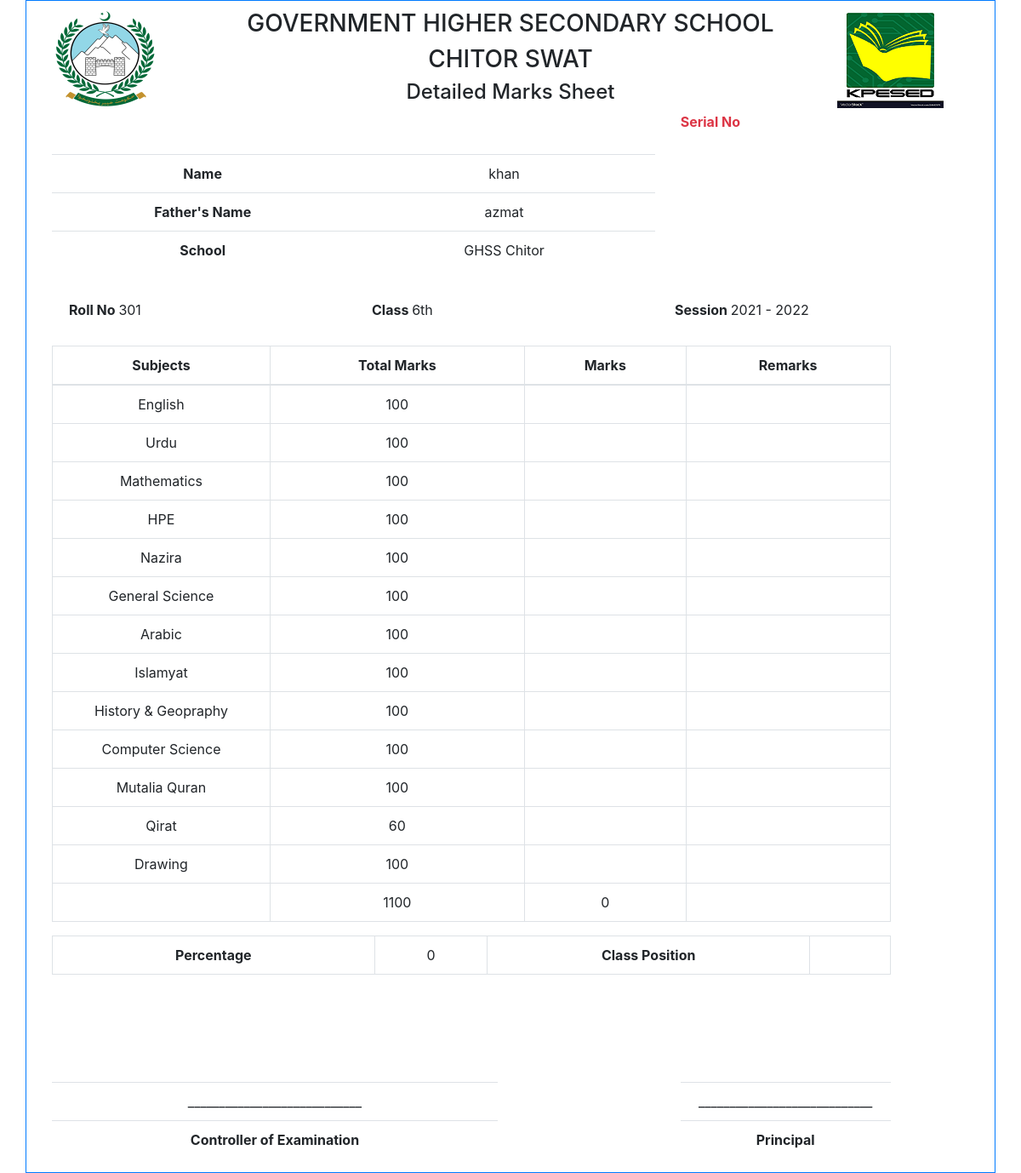
Before: /dmc_one.php?rollno=301 with the older database file.
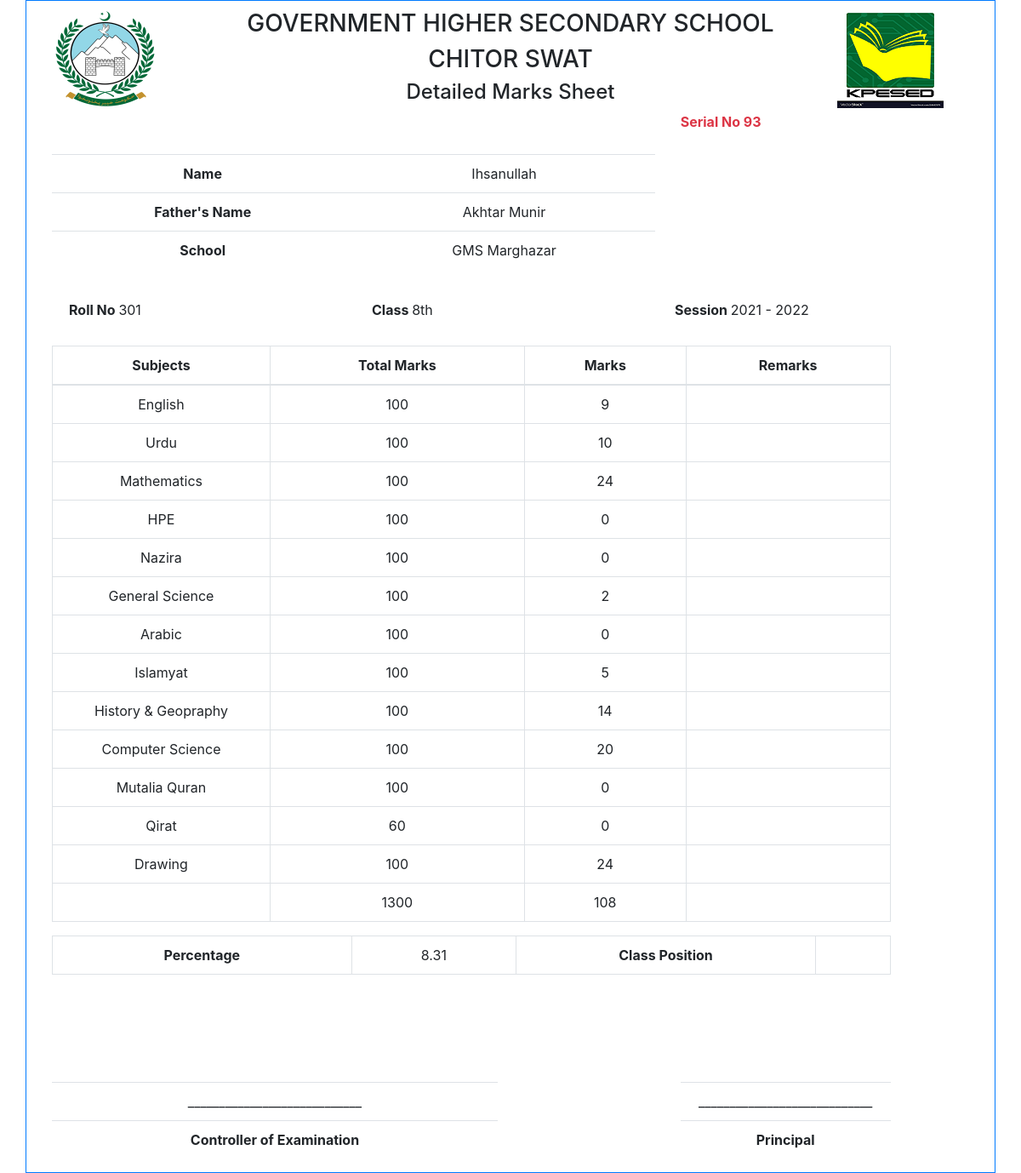
After: the same page with the newer database file.
### tables this page shows
CREATE TABLE IF NOT EXISTS `students_info` (
  `Roll_No` int(11) NOT NULL,
  `Name` varchar(100) NOT NULL,
  `FName` varchar(100) NOT NULL,
  `Dob` date DEFAULT NULL,
  `Mobile_No` varchar(12) NOT NULL DEFAULT '03',
  `Admission_Date` date DEFAULT NULL,
  `Admission_No` int(6) DEFAULT NULL,
  `Father_Cnic` varchar(13) DEFAULT NULL,
  `Student_Form_B` varchar(13) DEFAULT NULL,
  `School` varchar(200) NOT NULL DEFAULT 'GHSS CHITOR',
  `Class` enum('5th','6th A','6th B','7th','8th A','8th B','8th','10th A','10th B','9th A','9th B','6th','7th A','7th B','4th') NOT NULL,
  `Class_Position` varchar(20) DEFAULT NULL,
  `Status` int(11) NOT NULL DEFAULT '1',
  PRIMARY KEY (`Roll_No`)
);

CREATE TABLE IF NOT EXISTS `marks` (
  `Serial_No` int(11) NOT NULL AUTO_INCREMENT,
  `Roll_No` int(11) NOT NULL,
  `English_Marks` int(11) NOT NULL DEFAULT '0',
  `Urdu_Marks` int(11) NOT NULL DEFAULT '0',
  `Maths_Marks` int(11) NOT NULL DEFAULT '0',
  `Science_Marks` int(11) NOT NULL DEFAULT '0',
  `Hpe_Marks` int(11) NOT NULL DEFAULT '0',
  `Nazira_Marks` int(11) NOT NULL DEFAULT '0',
  `History_Marks` int(11) NOT NULL DEFAULT '0',
  `Drawing_Marks` int(11) NOT NULL DEFAULT '0',
  `Islamyat_Marks` int(11) NOT NULL DEFAULT '0',
  `Computer_Marks` int(11) NOT NULL DEFAULT '0',
  `Arabic_Marks` int(11) NOT NULL DEFAULT '0',
  `Mutalia_Marks` int(11) NOT NULL DEFAULT '0',
  `Qirat_Marks` int(11) NOT NULL DEFAULT '0',
  `Pashto_Marks` int(3) NOT NULL DEFAULT '0',
  `Social_Marks` int(3) NOT NULL DEFAULT '0',
  PRIMARY KEY (`Serial_No`),
  UNIQUE KEY `forign` (`Roll_No`)
);

### dmc_one.php (the view, shortened to what the changed rows need)
<?php
require_once('sand_box.php');
if (isset($_GET['rollno'])){
$link=connect();
$rollno=$_GET['rollno'];
$q="SELECT * FROM students_info WHERE Roll_No=".$rollno;
$qr=mysqli_query($link,$q) or die('Error:'. mysqli_error($link));
$qra=mysqli_fetch_assoc($qr);
$Roll_No= $qra['Roll_No'];
$Name= $qra['Name'];
$Father_Name=$qra['FName'];
$Class_Name=$qra['Class'];
$School_Name=$qra['School'];
$Class_Position= $qra['Class_Position'];
$q2="SELECT * FROM marks WHERE Roll_No=".$Roll_No;
$qr2=mysqli_query($link,$q2);
$qra2=mysqli_fetch_assoc($qr2);
 $English_Marks= $qra2['English_Marks'];
 $Urdu_Marks= $qra2['Urdu_Marks'];
 $Maths_Marks= $qra2['Maths_Marks'];
 $Hpe_Marks= $qra2['Hpe_Marks'];
 $Nazira_Marks= $qra2['Nazira_Marks'];
 $Science_Marks= $qra2['Science_Marks'];
 $Arabic_Marks= $qra2['Arabic_Marks'];
 $Islamyat_Marks= $qra2['Islamyat_Marks'];
 $History_Marks= $qra2['History_Marks'];
 $Computer_Marks= $qra2['Computer_Marks'];
 $Mutalia_Marks= $qra2['Mutalia_Marks'];
 $Qirat_Marks= $qra2['Qirat_Marks'];
 $Drawing_Marks= $qra2['Drawing_Marks'];
 $Obtained_Marks=$English_Marks+$Urdu_Marks+$Maths_Marks+$Hpe_Marks+$Nazira_Marks+$Science_Marks+
                  $Arabic_Marks+$Islamyat_Marks+$History_Marks+$Computer_Marks+$Mutalia_Marks+$Qirat_Marks+$Drawing_Marks;
  $Total_Marks=1;
if($Class_Name=="6th" OR $Class_Name=="6th A" OR $Class_Name=="6th B" ){
  $Total_Marks=1100;
 }
 else if ($Class_Name=="7th" OR $Class_Name=="7th A" OR $Class_Name=="7th B" ){
  $Total_Marks=1060;
 }
 else if ($Class_Name=="8th" OR $Class_Name=="8th A" OR $Class_Name=="8th B" ){
  $Total_Marks=1300;
 }
 else {
  $Total_Marks=700;
 }
 $Percentage=round(($Obtained_Marks * 100)/$Total_Marks,2);
 $Serial_No= $qra2['Serial_No'];
}
else{
  echo "Please Enter Roll No";
}
?>
</head>
<body>
<div class="container border border-primary">
  <div class="container">
    <div class="row">
      <div class="col-md-3">
        <p class="font-weight-bold text-danger">Serial No  <?php echo $Serial_No; ?> </p>
      </div>
    </div>
  </div>
    <div class="container">
      <div class="row">
        <div class="col-md-8">
          <table class=" table">
            <tr>
              <td> <span class="font-weight-bold"> Name </span> </td> <td> <?php echo $Name;  ?> </td>
            </tr>
            <tr>
              <td> <span class="font-weight-bold"> Father's Name </span></td> <td> <?php echo $Father_Name;  ?></td>
            </tr>
            <tr>
              <td> <span class="font-weight-bold"> School </span></td> <td><?php echo $School_Name;  ?></td>
            </tr>
        </table>
        </div>
      </div>
    </div>
  <div class="container">
    <div class="row" style="padding:20px">
      <div class="col-md-4">
        <span class="font-weight-bold"> Roll No </span>  <span> <?php echo $Roll_No;  ?> </span>
      </div>
      <div class="col-md-4">
        <span class="font-weight-bold"> Class </span>   <?php echo $Class_Name;  ?>
      </div>
      <div class="col-md-4">
          <span class="font-weight-bold"> Session </span> 2021 - 2022
      </div>
    </div>
  </div>
  <div class="container">
    <div class="row">
        <div class="col-md-11">
          <table class="table table-bordered">
            <thead>
              <th>
                Subjects
              </th>
              <th>
                Total Marks
              </th>
              <th>
                Marks
              </th>
              <th>
                Remarks
              </th>
            </thead>
            <tbody>
              <tr>
                <td>English</td> <td> 100 </td><td> <?php echo $English_Marks;  ?></td>  <td> </td>
              </tr>
              <tr>
                <td>Urdu</td> <td> 100 </td><td> <?php echo $Urdu_Marks;  ?></td>  <td> </td>
              </tr>
              <tr>
                <td>Mathematics</td> <td> 100 </td><td> <?php echo $Maths_Marks;  ?></td>  <td> </td>
              </tr>
              <tr>
                <td>HPE</td> <td> 100 </td><td> <?php echo $Hpe_Marks;  ?></td>  <td> </td>
              </tr>
              <tr>
                <td>Nazira</td> <td> 100 </td><td> <?php echo $Nazira_Marks;  ?></td>  <td> </td>
              </tr>
              <tr>
                <td>General Science</td> <td> 100 </td><td> <?php echo $Science_Marks;  ?></td>  <td> </td>
              </tr>
              <tr>
                <td>Arabic</td> <td> 100 </td><td> <?php echo $Arabic_Marks;  ?></td>  <td> </td>
              </tr>
              <tr>
                <td>Islamyat</td> <td> 100 </td><td> <?php echo $Islamyat_Marks;  ?></td>  <td> </td>
              </tr>
              <tr>
                <td>History & Geopraphy</td> <td> 100 </td><td> <?php echo $History_Marks;  ?></td>  <td> </td>
              </tr>
              <tr>
                <td>Computer Science</td> <td> 100 </td><td> <?php echo $Computer_Marks;  ?></td>  <td> </td>
              </tr>
              <tr>
                <td>Mutalia Quran</td> <td> 100 </td><td> <?php echo $Mutalia_Marks;  ?></td>  <td> </td>
              </tr>
              <tr>
                <td>Qirat</td> <td> 60 </td><td> <?php echo $Qirat_Marks;  ?></td>  <td> </td>
              </tr>
              <tr>
            <td>Drawing</td> <td> 100 </td><td> <?php echo $Drawing_Marks;  ?></td>  <td> </td>
            </tr>
              <tr>
                <td></td> <td> <?php echo $Total_Marks;  ?></td><td> <?php echo $Obtained_Marks;  ?></td>  <td> </td>
              </tr>
            </tbody>
          </table>
          <table class="table table-bordered" style="margin-top:10px ">
            <tr>
                  <td> <span class="font-weight-bold">Percentage </span> </td>       <td> <?php echo $Percentage;  ?> </td>
                  <td> <span class="font-weight-bold"> Class Position </span> </td> <td> <?php echo $Class_Position;  ?> </td>
            </tr>
          </table>
        </div>
</div>
</div>
</div>

Changed rows visible on the page:
added marks: Serial_No "93", English_Marks "9", Urdu_Marks "10", Maths_Marks "24", Hpe_Marks "0", Nazira_Marks "0", Science_Marks "2", Arabic_Marks "0", Islamyat_Marks "5", History_Marks "14", Computer_Marks "20", Mutalia_Marks "0", Qirat_Marks "0", Drawing_Marks "24", Obtained_Marks "108", Percentage "8.31"
changed students_info id 301: Name "khan" → "Ihsanullah"; FName "azmat" → "Akhtar Munir"; School "GHSS Chitor" → "GMS Marghazar"; Class "6th" → "8th"; Class "1100" → "1300"
Other visible differences:
$Obtained_Marks: "0" → (not shown)
$Percentage: "0" → "8.31"
